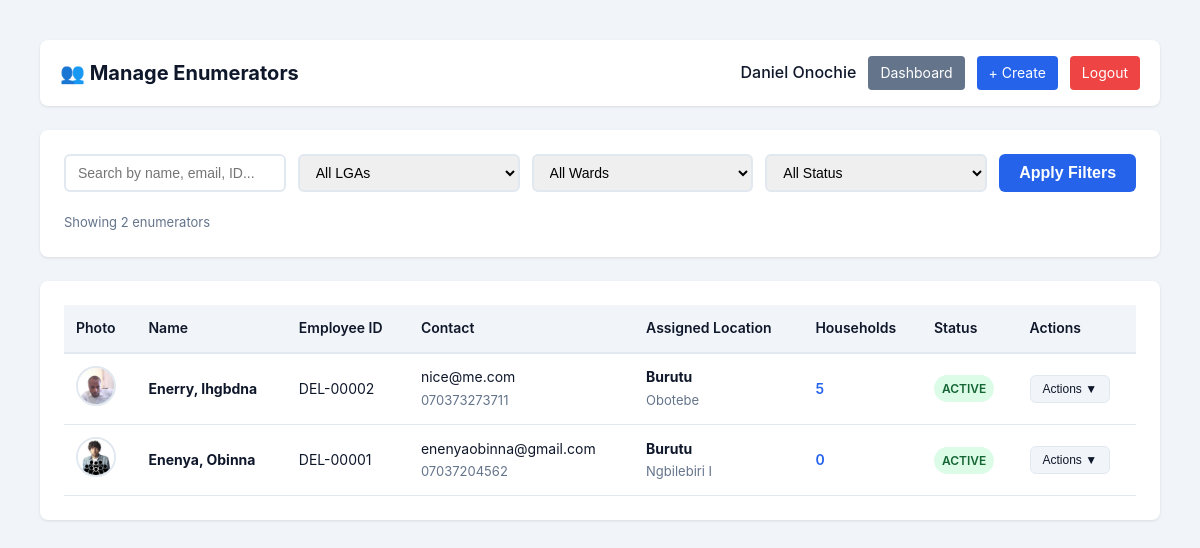
The app's page /delta-census/admin_enumerators.php (signed in) with its own data.
### tables this page shows
CREATE TABLE `users` (
  `id` int(11) NOT NULL,
  `username` varchar(50) NOT NULL,
  `employee_id` varchar(50) NOT NULL,
  `surname` varchar(50) NOT NULL,
  `first_name` varchar(50) NOT NULL,
  `other_name` varchar(50) DEFAULT NULL,
  `gender` enum('Male','Female') NOT NULL,
  `date_of_birth` date NOT NULL,
  `phone` varchar(20) NOT NULL,
  `email` varchar(100) NOT NULL,
  `passport_photo` varchar(255) DEFAULT NULL,
  `password_hash` varchar(255) NOT NULL,
  `role` enum('admin','enumerator') DEFAULT 'enumerator',
  `status` enum('active','inactive','suspended') DEFAULT 'active',
  `created_at` timestamp NOT NULL DEFAULT current_timestamp(),
  `last_login` timestamp NULL DEFAULT NULL,
  `created_by` int(11) DEFAULT NULL,
  `reset_token` varchar(255) DEFAULT NULL,
  `reset_token_expiry` datetime DEFAULT NULL
);

### delta-census/admin_enumerators.php (the view, shortened to what this page needs)
<?php
global $pdo;
$search = isset($_GET['search']) ? trim($_GET['search']) : '';
$query = "
    SELECT u.*, ul.lga, ul.ward, ul.community, ul.enumeration_area,
           (SELECT COUNT(*) FROM households WHERE enumerator_id = u.id) as household_count
    FROM users u
    LEFT JOIN user_locations ul ON u.id = ul.user_id
    WHERE u.role = 'enumerator'
";
$params = [];
$query .= " ORDER BY u.created_at DESC";
$stmt = $pdo->prepare($query);
$stmt->execute($params);
$enumerators = $stmt->fetchAll();
?>
<!DOCTYPE html>
<html lang="en">
<head>
    <link rel="stylesheet" href="css/style.css">
</head>
<body>
    <div class="app-container">
        <nav class="mobile-nav">
            <div class="nav-header">
                <h2 style="font-size: 20px;">👥 Manage Enumerators</h2>
                <div class="user-menu">
                    <span style="font-weight: 500;"><?php echo htmlspecialchars($_SESSION['full_name'] ?? 'Admin'); ?></span>
                    <a href="admin_dashboard.php" class="btn-sm btn-secondary">Dashboard</a>
                    <a href="admin_users.php" class="btn-sm btn-primary">+ Create</a>
                    <a href="logout.php" class="btn-sm btn-danger">Logout</a>
                </div>
            </div>
        </nav>
        <div class="dashboard-card">
            <form method="GET" action="" class="filters">
                <input type="text" name="search" placeholder="Search by name, email, ID..." value="<?php echo htmlspecialchars($search); ?>">
                <select name="lga">
                    <option value="">All LGAs</option>
                </select>
                <select name="ward">
                    <option value="">All Wards</option>
                </select>
                <select name="status">
                    <option value="">All Status</option>
                </select>
                <button type="submit" class="btn btn-primary" style="padding: 8px 20px; border: none; border-radius: 6px; cursor: pointer;">Apply Filters</button>
            </form>
            <div class="text-muted">
                Showing <?php echo count($enumerators); ?> enumerators
            </div>
        </div>
        <div class="dashboard-card">
            <div class="table-responsive">
                <table class="user-table">
                    <thead>
                        <tr>
                            <th>Photo</th>
                            <th>Name</th>
                            <th>Employee ID</th>
                            <th>Contact</th>
                            <th>Assigned Location</th>
                            <th>Households</th>
                            <th>Status</th>
                            <th>Actions</th>
                        </tr>
                    </thead>
                    <tbody>
                        <?php if (count($enumerators) > 0): ?>
                            <?php foreach ($enumerators as $enumerator): ?>
                                <tr>
                                    <td>
                                        <?php if ($enumerator['passport_photo']): ?>
                                            <img src="<?php echo htmlspecialchars($enumerator['passport_photo']); ?>" alt="Photo" class="avatar-sm">
                                        <?php else: ?>
                                            <div class="avatar-placeholder">
                                                <?php echo strtoupper(substr($enumerator['first_name'], 0, 1)); ?>
                                            </div>
                                        <?php endif; ?>
                                    </td>
                                    <td>
                                        <strong><?php echo htmlspecialchars($enumerator['surname'] . ', ' . $enumerator['first_name']); ?></strong>
                                    </td>
                                    <td><?php echo htmlspecialchars($enumerator['employee_id']); ?></td>
                                    <td>
                                        <?php echo htmlspecialchars($enumerator['email']); ?>
                                        <br><small class="text-muted"><?php echo htmlspecialchars($enumerator['phone']); ?></small>
                                    </td>
                                    <td>
                                        <?php if ($enumerator['lga']): ?>
                                            <strong><?php echo htmlspecialchars($enumerator['lga']); ?></strong>
                                            <br><small class="text-muted"><?php echo htmlspecialchars($enumerator['ward']); ?></small>
                                        <?php else: ?>
                                            <span class="text-muted">Not assigned</span>
                                        <?php endif; ?>
                                    </td>
                                    <td>
                                        <span style="font-weight: 600; color: #2563eb;">
                                            <?php echo $enumerator['household_count'] ?? 0; ?>
                                        </span>
                                    </td>
                                    <td>
                                        <span class="badge badge-<?php echo $enumerator['status']; ?>">
                                            <?php echo ucfirst($enumerator['status']); ?>
                                        </span>
                                    </td>
                                    <td>
                                        <div class="action-dropdown">
                                            <button class="dropdown-toggle" onclick="toggleDropdown(this)">
                                                Actions ▼
                                            </button>
                                        </div>
                                    </td>
                                </tr>
                            <?php endforeach; ?>
                        <?php endif; ?>
                    </tbody>
                </table>
            </div>
        </div>
    </div>
</body>
</html>

### delta-census/css/style.css (style rules this page uses)
* { margin: 0; padding: 0; box-sizing: border-box; }
:root { --primary: #2563eb; --primary-dark: #1d4ed8; --secondary: #64748b; --success: #22c55e; --danger: #ef4444; --warning: #f59e0b; --background: #f1f5f9; --card: #ffffff; --text: #0f172a; --text-secondary: #64748b; --shadow: 0 4px 6px -1px rgba(0, 0, 0, 0.1), 0 2px 4px -1px rgba(0, 0, 0, 0.06); --radius: 12px; --transition: all 0.3s ease; --chart-blue: #2563eb; --chart-green: #22c55e; --chart-red: #ef4444; --chart-yellow: #f59e0b; --chart-purple: #8b5cf6; --chart-pink: #ec4899; --chart-indigo: #6366f1; --chart-cyan: #06b6d4; --chart-orange: #f97316; --chart-teal: #14b8a6; }
body { font-family: -apple-system, BlinkMacSystemFont, 'Segoe UI', Roboto, 'Helvetica Neue', Arial, sans-serif; background: var(--background); color: var(--text); line-height: 1.6; min-height: 100vh; padding: 20px; }
.btn { display: inline-block; padding: 12px 24px; font-size: 16px; font-weight: 600; border: none; border-radius: 8px; cursor: pointer; transition: var(--transition); text-align: center; text-decoration: none; -webkit-tap-highlight-color: transparent; }
.btn-primary { background: var(--primary); color: white; }
.btn-secondary { background: var(--secondary); color: white; }
.btn-danger { background: var(--danger); color: white; }
.btn-sm { padding: 6px 12px; font-size: 14px; }
.app-container { max-width: 1200px; margin: 0 auto; }
.mobile-nav { background: var(--card); border-radius: var(--radius); padding: 16px 20px; margin-bottom: 24px; box-shadow: var(--shadow); }
.nav-header { display: flex; justify-content: space-between; align-items: center; flex-wrap: wrap; gap: 12px; }
.nav-header h2 { font-size: 20px; font-weight: 700; }
.user-menu { display: flex; align-items: center; gap: 12px; }
.dashboard-card { background: var(--card); border-radius: var(--radius); box-shadow: var(--shadow); padding: 20px; }
.table-responsive { overflow-x: auto; -webkit-overflow-scrolling: touch; }
.user-table { width: 100%; border-collapse: collapse; font-size: 14px; }
.user-table th { background: #f8fafc; padding: 12px; text-align: left; font-weight: 600; border-bottom: 2px solid #e2e8f0; }
.user-table td { padding: 12px; border-bottom: 1px solid #e2e8f0; }
.badge { display: inline-block; padding: 4px 8px; border-radius: 9999px; font-size: 12px; font-weight: 600; text-transform: uppercase; }
.badge-active { background: #dcfce7; color: #166534; }
.avatar-sm { width: 40px; height: 40px; border-radius: 50%; object-fit: cover; border: 2px solid #e2e8f0; }
.action-dropdown { position: relative; display: inline-block; }
.dropdown-toggle { background: #f1f5f9; color: #0f172a; padding: 6px 12px; border: 1px solid #e2e8f0; border-radius: 6px; font-size: 12px; cursor: pointer; transition: all 0.3s ease; }

### delta-census/admin_enumerators.php (style rules this page uses)
.app-container { max-width: 1400px; margin: 0 auto; padding: 20px; }
.mobile-nav { background: white; border-radius: 8px; padding: 16px 20px; margin-bottom: 24px; box-shadow: 0 1px 3px rgba(0,0,0,0.1); }
.nav-header { display: flex; justify-content: space-between; align-items: center; flex-wrap: wrap; gap: 12px; }
.user-menu { display: flex; align-items: center; gap: 12px; }
.btn-sm { padding: 6px 12px; border-radius: 4px; text-decoration: none; font-size: 14px; }
.btn-primary { background: #2563eb; color: white; border: none; cursor: pointer; }
.btn-secondary { background: #64748b; color: white; border: none; cursor: pointer; }
.btn-danger { background: #ef4444; color: white; border: none; cursor: pointer; }
.dashboard-card { background: white; border-radius: 8px; padding: 24px; box-shadow: 0 1px 3px rgba(0,0,0,0.1); margin-bottom: 24px; }
.filters { display: flex; flex-wrap: wrap; gap: 12px; margin-bottom: 20px; }
.filters input, .filters select { padding: 8px 12px; border: 2px solid #e2e8f0; border-radius: 6px; font-size: 14px; flex: 1; min-width: 150px; }
.table-responsive { overflow-x: auto; }
.user-table { width: 100%; border-collapse: collapse; font-size: 14px; }
.user-table th { background: #f1f5f9; padding: 12px; text-align: left; font-weight: 600; border-bottom: 2px solid #e2e8f0; }
.user-table td { padding: 12px; border-bottom: 1px solid #e2e8f0; vertical-align: middle; }
.avatar-sm { width: 40px; height: 40px; border-radius: 50%; object-fit: cover; }
.badge { padding: 4px 8px; border-radius: 9999px; font-size: 12px; font-weight: 600; }
.badge-active { background: #dcfce7; color: #166534; }
.text-muted { color: #64748b; font-size: 13px; }

### records on screen
users: passport_photo (picture), surname+first_name "Enerry, Ihgbdna", employee "DEL-00002", email "nice@me.com", phone "070373273711", lga "Burutu", ward "Obotebe", household_count "5", status "ACTIVE"
users: passport_photo (picture), surname+first_name "Enenya, Obinna", employee "DEL-00001", email "enenyaobinna@gmail.com", phone "07037204562", lga "Burutu", ward "Ngbilebiri I", household_count "0", status "ACTIVE"

### other values on screen
$_SESSION['full_name'] "Daniel Onochie"
count($enumerators) "2"
